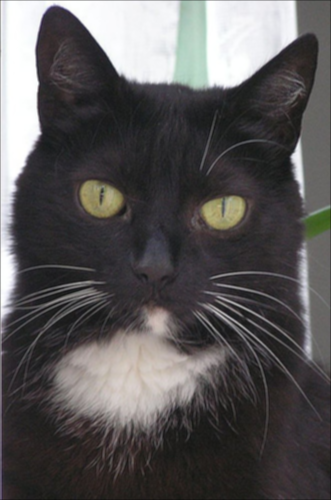
#> input picture detail_enhancement/input_mine/cat.png, 331 x 500 px; its folder holds only this picture in this run
$ python demo.py   (older library calls are emulated)
#> lines starting #> are read from the running program, lines starting #| are printed output that depends on the picture
### rog_smooth.py
import numpy as np
import scipy
from scipy import signal
from scipy import sparse
import cv2


def rog_smooth(img, lamb=0.01, sigma1=1, sigma2=3, K=1, dec=2.0, sep=False):
    out = img.copy()
    for _ in range(K):
        wx, wy = computeReWeights(out, sigma1, sigma2, sep)
        out = solveLinearEquation(img, wx, wy, lamb)
        sigma1 /= dec
        sigma2 /= dec
    return out


def computeReWeights(img, sigma1, sigma2, sep):
    eps = 0.00001

    dx = np.diff(img, 1, 1)
    dx = np.pad(dx, ((0, 0), (0, 1), (0, 0)))
    dy = np.diff(img, 1, 0)
    dy = np.pad(dy, ((0, 1), (0, 0), (0, 0)))

    if sep == True:
        gdx1 = fastBlur(dx, sigma1)
        gdy1 = fastBlur(dy, sigma1)
    else:
        do = np.sqrt(dx ** 2 + dy ** 2)
        gdo = fastBlur(do, sigma1)
        gdx1 = gdo
        gdy1 = gdo

    gdx2 = fastBlur(dx, sigma2)
    gdy2 = fastBlur(dy, sigma2)

    wx = 1.0 / np.maximum(np.mean(np.abs(gdx1), 2) * np.mean(np.abs(gdx2), 2), eps)
    wy = 1.0 / np.maximum(np.mean(np.abs(gdy1), 2) * np.mean(np.abs(gdy2), 2), eps)
    wx = fastBlur(wx, sigma1 / 2)
    wy = fastBlur(wy, sigma1 / 2)
    wx[:, -1] = 0
    wy[-1, :] = 0

    # wx: [H, W]
    # wy: [H, W]
    return wx, wy


def fastBlur(img, sigma):
    k_size = round(5 * sigma) | 1
    g = getGaussianKernel((1, k_size), sigma)
    if len(img.shape) == 2:
        img = img[:, :, np.newaxis]
    res = img
    for c in range(res.shape[-1]):
        ret = signal.convolve2d(img[:, :, c], g, 'same')
        ret = signal.convolve2d(ret, g.T, 'same')
        res[:, : , c] = ret
    return res


def getGaussianKernel(kernel_size, sigma):
    kx = cv2.getGaussianKernel(kernel_size[0], sigma)
    ky = cv2.getGaussianKernel(kernel_size[1], sigma)
    return np.multiply(kx, ky.T)


def solveLinearEquation(img, wx, wy, lamb):
    h, w, c = img.shape
    n = h * w

    wx = np.reshape(wx, (-1, 1), 'F')
    wy = np.reshape(wy, (-1, 1), 'F')

    ux = np.pad(wx, ((h, 0), (0, 0)))
    ux = ux[:-h]
    uy = np.pad(wy, ((1, 0), (0, 0)))
    uy = uy[:-1]

    D = wx + ux + wy + uy

    B = sparse.spdiags(np.concatenate((-wx, -wy), axis=1).T, [-h, -1], n, n)
    L = B + B.T + sparse.spdiags(D.T, 0, n, n)

    A = sparse.eye(n) + lamb * L

    output = img.copy()
    # [6 lines of commented-out code are left out]
    for i in range(c):
        tin = img[:, :, i]
        tout, _ = sparse.linalg.cg(A, tin.flatten('F'), tol=0.0000001, maxiter=200)
        output[:, :, i] = np.reshape(tout, (h, w), 'F')
    return output

### detail_enhancement/demo.py
import numpy as np
import matplotlib.pyplot as plt
import matplotlib
import os
import sys
sys.path.append('../')
from rog_smooth import rog_smooth
from PIL import Image
from detail_enhancement import detailenhance


if __name__ == '__main__':
    files = os.listdir('input_mine')
    for filename in files:
        I = np.array(Image.open(os.path.join('input_mine', filename)), dtype=np.float) / 255
        if I.shape[-1] == 4:
            I = I[:, :, :-1]

        plt.figure()

        # [6 lines of commented-out code are left out]
        I0 = rog_smooth(I, 0.001, 0.5, 1.0, 1)
#> the loop in rog_smooth, `for _ in range(K):` made 1 pass
#> pass 1, in computeReWeights, `dx = np.diff(img, 1, 1)`:
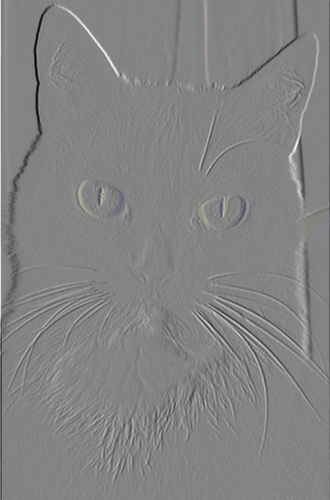
#> dx: shape (500, 330, 3) float64; mean R, G, B -0.00109, -0.00107, -0.00115; drawn with min black and max white
#> pass 1, in computeReWeights, `dy = np.diff(img, 1, 0)`:
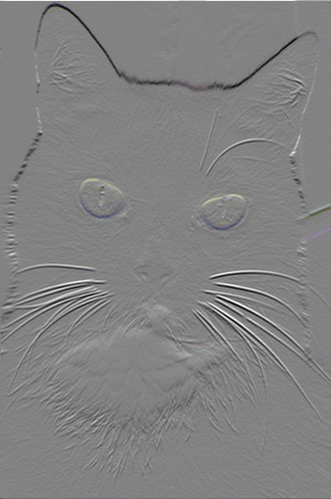
#> dy: shape (499, 331, 3) float64; mean R, G, B -0.00104, -0.00108, -0.00109; drawn with min black and max white
#> after the loop in rog_smooth, `for _ in range(K):`: sigma1 = 0.5; sigma2 = 1
#> (the run stopped early here; a loop or call above may not have finished)

$ run again, on detail_enhancement/input_mine/rflower.png
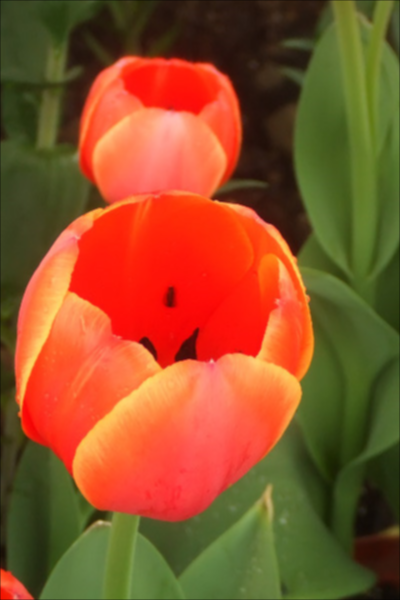
#> input picture detail_enhancement/input_mine/rflower.png, 400 x 600 px
#> the loop in rog_smooth, `for _ in range(K):` made 1 pass
#> pass 1, in computeReWeights, `dx = np.diff(img, 1, 1)`:
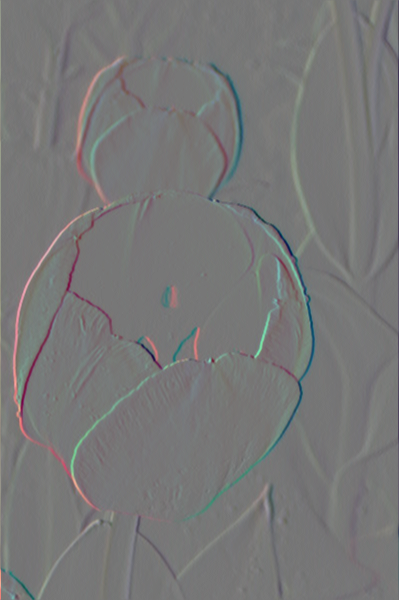
#> dx: shape (600, 399, 3) float64; mean R, G, B 3.85e-05, 0.000211, 7.98e-05; drawn with min black and max white
#> pass 1, in computeReWeights, `dy = np.diff(img, 1, 0)`:
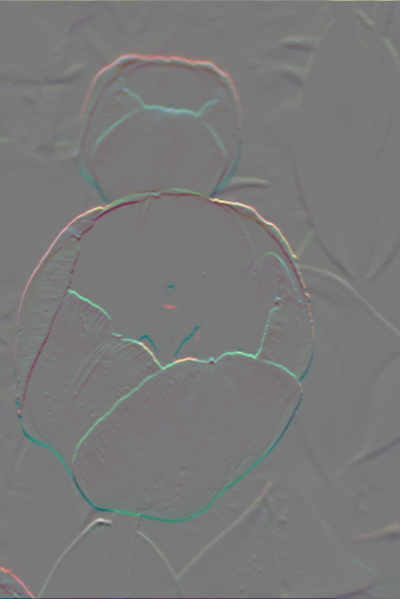
#> dy: shape (599, 400, 3) float64; mean R, G, B 0.000159, 0.000201, 9.77e-05; drawn with min black and max white
#> after the loop in rog_smooth, `for _ in range(K):`: sigma1 = 0.5; sigma2 = 1

$ run again, on detail_enhancement/input_mine/yflower.png
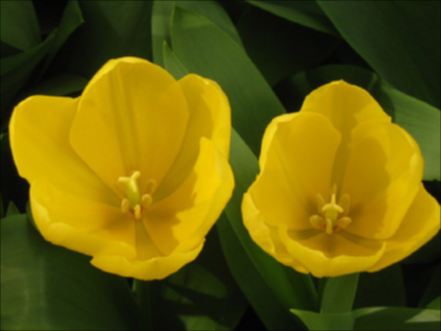
#> input picture detail_enhancement/input_mine/yflower.png, 441 x 331 px
#> the loop in rog_smooth, `for _ in range(K):` made 1 pass
#> pass 1, in computeReWeights, `dx = np.diff(img, 1, 1)`:
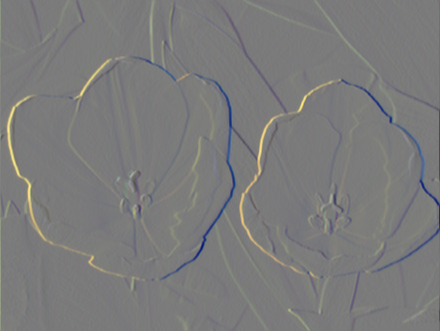
#> dx: shape (331, 440, 3) float64; mean R, G, B 0.000123, 9.52e-05, 2.94e-05; drawn with min black and max white
#> pass 1, in computeReWeights, `dy = np.diff(img, 1, 0)`:
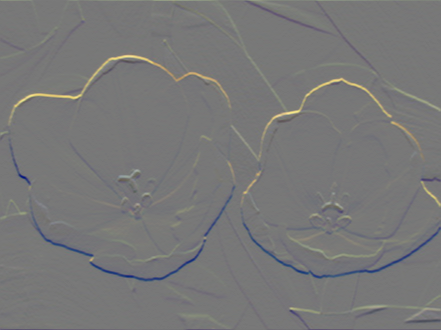
#> dy: shape (330, 441, 3) float64; mean R, G, B 1.39e-05, 1.5e-05, -3.71e-05; drawn with min black and max white
#> after the loop in rog_smooth, `for _ in range(K):`: sigma1 = 0.5; sigma2 = 1
